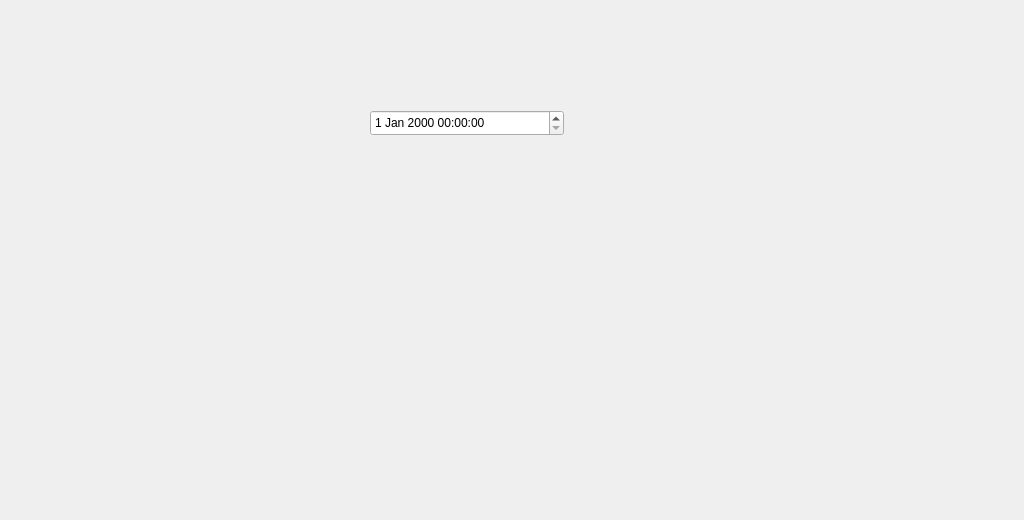
<?xml version="1.0" encoding="UTF-8"?>
<ui version="4.0">
 <class>PowerBuy</class>
 <widget class="QWidget" name="PowerBuy">
  <property name="geometry">
   <rect>
    <x>0</x>
    <y>0</y>
    <width>1024</width>
    <height>520</height>
   </rect>
  </property>
  <property name="windowTitle">
   <string>Form</string>
  </property>
  <widget class="QDateTimeEdit" name="dateTimeEdit">
   <property name="geometry">
    <rect>
     <x>370</x>
     <y>110</y>
     <width>194</width>
     <height>26</height>
    </rect>
   </property>
  </widget>
 </widget>
 <resources/>
 <connections/>
</ui>
